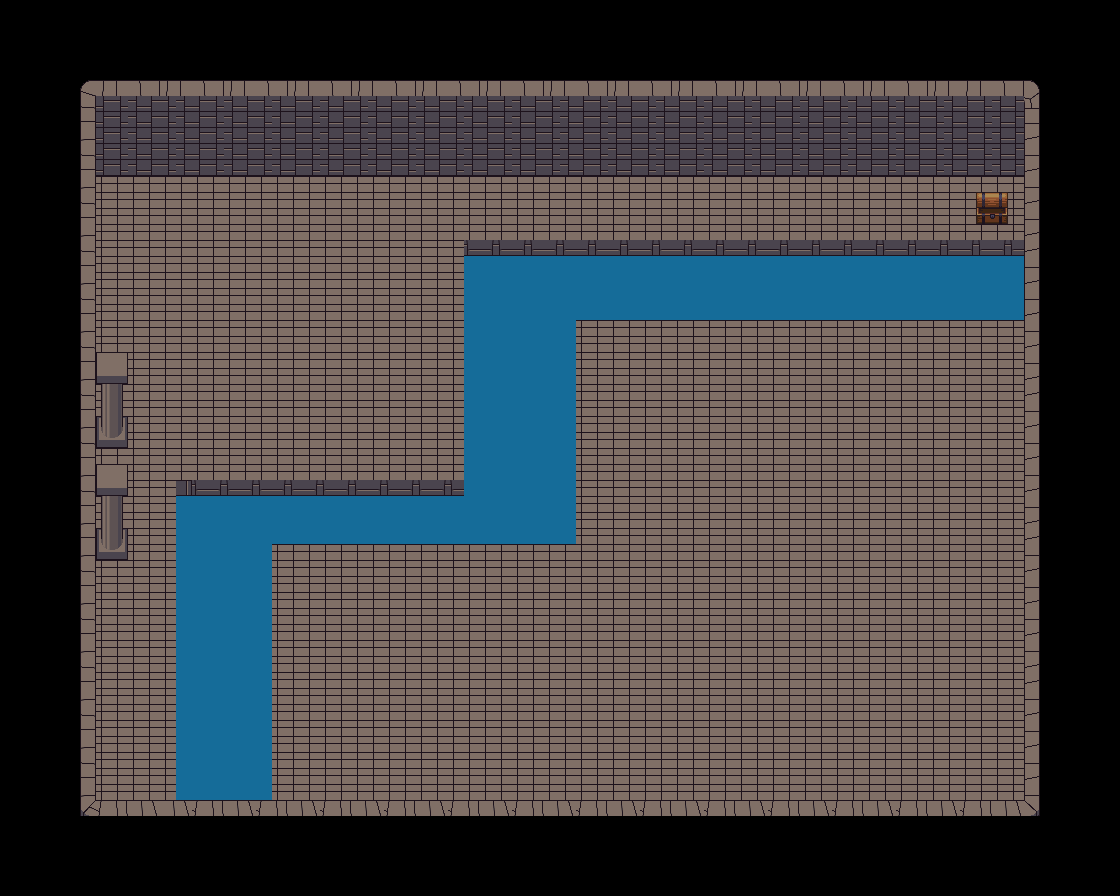

This game map was drawn from its Tiled (.tmx) file and the tilesets committed beside it. A one-line description and the trimmed map source follow:
An orthogonal 70x56 tile map with 16x16 px tiles, 5 tile layers (background, background, background, 2.5, ...) and 26 objects (14x object, spawn, FurFur, stairs, FurFur2, ...).

<map version="1.5" tiledversion="1.5.0" orientation="orthogonal" renderorder="right-up" width="70" height="56" tilewidth="16" tileheight="16" infinite="0" nextlayerid="11" nextobjectid="35">
 <properties>
  <property name="musicTrackName" value="SindarinBuleria.mp3" />
 </properties>
 <tileset firstgid="1" source="terrain_atlas.tsx" />
 <layer id="1" name="background" width="70" height="56">
  <data>[3920 cells, 2699 non-empty, 12 distinct tile ids]</data>
 </layer>
 <layer id="3" name="background" width="70" height="56">
  <properties>
   <property name="tag" value="water2" />
  </properties>
  <data>[3920 cells, 279 non-empty, 1 distinct tile ids]</data>
 </layer>
 <layer id="4" name="background" width="70" height="56">
  <properties>
   <property name="tag" value="water1" />
  </properties>
  <data>[3920 cells, 119 non-empty, 1 distinct tile ids]</data>
 </layer>
 <objectgroup id="5" name="spawns">
  <object id="7" name="spawn" x="873.25" y="718.584" width="24.5" height="25.5">
   <properties>
    <property name="spawnNumber" type="int" value="1" />
   </properties>
  </object>
 </objectgroup>
 <objectgroup id="10" name="characters">
  <object id="24" name="FurFur" x="326.697" y="526.365" width="13.2727" height="13.2727">
   <properties>
    <property name="character" value="FurFur" />
    <property name="hidden" type="bool" value="true" />
    <property name="phases" value="" />
    <property name="speed" type="float" value="40" />
   </properties>
  </object>
  <object id="25" name="stairs" x="566.03" y="520.575" width="13.2727" height="13.2727">
   <properties>
    <property name="character" value="stairs" />
    <property name="hidden" type="bool" value="true" />
    <property name="phases" value="" />
    <property name="speed" type="float" value="40" />
   </properties>
  </object>
  <object id="27" name="FurFur2" x="199.364" y="525.364" width="13.2727" height="13.2727">
   <properties>
    <property name="character" value="FurFur" />
    <property name="hidden" type="bool" value="true" />
    <property name="phases" value="" />
    <property name="speed" type="float" value="40" />
   </properties>
  </object>
  <object id="28" name="FurFur3" x="208.697" y="537.03" width="13.2727" height="13.2727">
   <properties>
    <property name="character" value="FurFur" />
    <property name="hidden" type="bool" value="true" />
    <property name="phases" value="" />
    <property name="speed" type="float" value="40" />
   </properties>
  </object>
  <object id="29" name="FurFur4" x="213.364" y="515.364" width="13.2727" height="13.2727">
   <properties>
    <property name="character" value="FurFur" />
    <property name="hidden" type="bool" value="true" />
    <property name="phases" value="" />
    <property name="speed" type="float" value="40" />
   </properties>
  </object>
  <object id="30" name="Haia" x="291.03" y="318.697" width="13.2727" height="13.2727">
   <properties>
    <property name="character" value="Haia" />
    <property name="hidden" type="bool" value="true" />
    <property name="phases" value="" />
    <property name="speed" type="float" value="220" />
   </properties>
  </object>
  <object id="31" name="StairsEntrance" x="158.697" y="502.03" width="13.2727" height="13.2727">
   <properties>
    <property name="character" value="StairsEntrance" />
    <property name="hidden" type="bool" value="true" />
    <property name="phases" value="" />
    <property name="speed" type="float" value="40" />
   </properties>
  </object>
 </objectgroup>
 <objectgroup id="6" name="scripts">
  <object id="8" name="drain" x="593.042" y="484.542" width="47.25" height="50.25">
   <properties>
    <property name="convoName" value="drainfight" />
   </properties>
  </object>
  <object id="32" name="intoRuinsLobby" x="863.042" y="705.208" width="47.25" height="50.25">
   <properties>
    <property name="convoName" value="intoRuinsLobby" />
   </properties>
  </object>
  <object id="33" name="noticeWater" x="590.708" y="326.875" width="425.917" height="50.25">
   <properties>
    <property name="convoName" value="noticeWater" />
   </properties>
  </object>
  <object id="34" name="noticeRuinsExit" x="280.375" y="551.542" width="45.25" height="38.25">
   <properties>
    <property name="convoName" value="noticeRuinsExit" />
   </properties>
  </object>
 </objectgroup>
 <objectgroup id="7" name="box2D">
  <object id="9" type="object" x="576.667" y="310.667" width="463.333" height="10.6667" />
  <object id="10" type="object" x="465" y="230" width="562.666" height="10.6667" />
  <object id="11" type="object" x="450.334" y="240" width="14.6663" height="223.333" />
  <object id="12" type="object" x="180" y="470.667" width="285.333" height="10.6667" />
  <object id="13" type="object" x="273.334" y="542" width="266" height="3.6667" />
  <object id="14" type="object" x="562.667" y="309" width="14.6663" height="201.333" />
  <object id="15" type="object" x="261.334" y="547" width="14.6663" height="252.666" />
  <object id="16" type="object" x="82.6669" y="82.3335" width="14.6663" height="730" />
  <object id="18" type="object" x="172.667" y="519.667" width="14.6663" height="255.333" />
  <object id="19" type="object" x="1025.33" y="80.3333" width="14.6663" height="730" />
  <object id="20" type="object" x="99.0002" y="800.667" width="925.333" height="10.6667" />
  <object id="21" type="object" x="98.0002" y="84" width="925.333" height="76" />
  <object id="22" type="object" x="100" y="414" width="29.3333" height="34" />
  <object id="23" type="object" x="98" y="526.333" width="29.3333" height="34" />
 </objectgroup>
 <layer id="9" name="2.5" width="70" height="56">
  <data>[3920 cells, 28 non-empty, 16 distinct tile ids]</data>
 </layer>
 <layer id="8" name="foreground" width="70" height="56">
  <data>[3920 cells, 208 non-empty, 18 distinct tile ids]</data>
 </layer>
</map>
